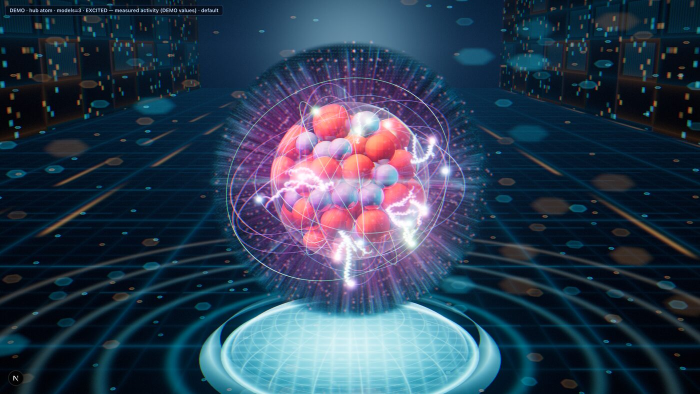
#> input picture OR_ATOM_010_RAYTRACED/screenshots/gateA/preview/gateA-hub-default.jpg, 1400 x 788 px (shown at 1/2 size); its folder holds 4 pictures in this run
$ python atomic-gateA-compose.py ../../OR_ATOM_010_RAYTRACED/screenshots/gateA/preview/gateA-count20.jpg ../../OR_ATOM_010_RAYTRACED/screenshots/gateA/preview/gateA-hub-default.jpg
#> lines starting #> are read from the running program, lines starting #| are printed output that depends on the picture
#!/usr/bin/env python3
"""Compose idea5 side-by-sides (full PNG) and 1800px JPEG previews for Gate A captures."""
import glob, os, sys
from PIL import Image
Image.MAX_IMAGE_PIXELS = None
d = sys.argv[1]
ref = Image.open(sys.argv[2]).convert("RGB")
#> ref is the input picture: PIL image 1400x788 RGB; mean R, G, B 46.2, 62.8, 83.1
pairs = {"default-3c": "gateA-provider-default-3c", "close-3c": "gateA-provider-close-3c",
         "hub-close": "gateA-hub-close", "hub-default": "gateA-hub-default",
         "idle-vs-excited": "gateA-idle-vs-excited", "az90": "gateA-3c-az90",
         "unknown-close": "gateA-provider-close-unknown", "webgl2": "gateA-webgl2-fallback", "count20": "gateA-count20", "count32": "gateA-count32"}
os.makedirs(f"{d}/preview", exist_ok=True)
for k, src in pairs.items():
    im = Image.open(f"{d}/{src}.png").convert("RGB")
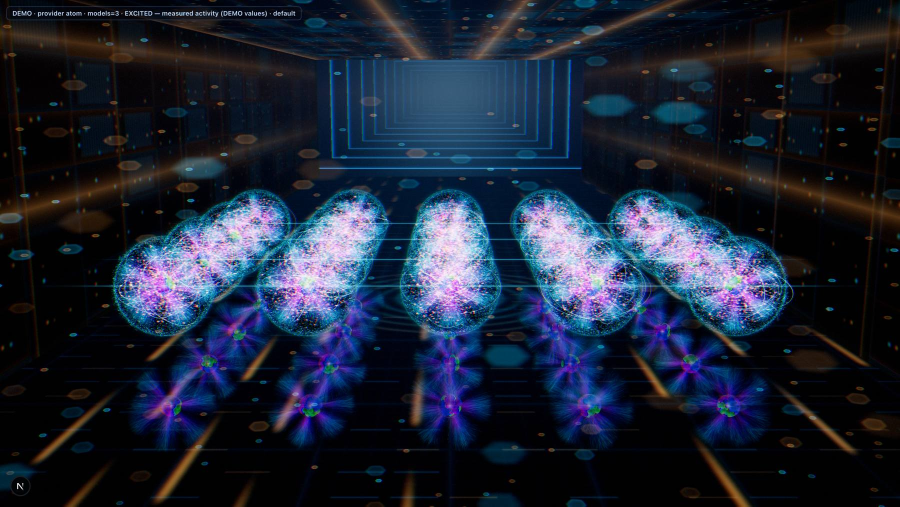
#> input picture OR_ATOM_010_RAYTRACED/screenshots/gateA/preview/gateA-count20.jpg, 1800 x 1013 px, given in place of gateA-provider-default-3c.png, which was not available (shown at 1/2 size)
#> im is the input picture: PIL image 1800x1013 RGB; mean R, G, B 28.9, 37.1, 54.5
    h = im.height
#> h = 1013
    r = ref.resize((int(ref.width * h / ref.height), h))
    out = Image.new("RGB", (r.width + im.width, h)); out.paste(r, (0, 0)); out.paste(im, (r.width, 0))
#> after `out = Image.new('RGB', (r.width + im.width, h))`: out: PIL image 3599x1013 RGB; every value is 0
#> after `out.paste(r, (0, 0))`:
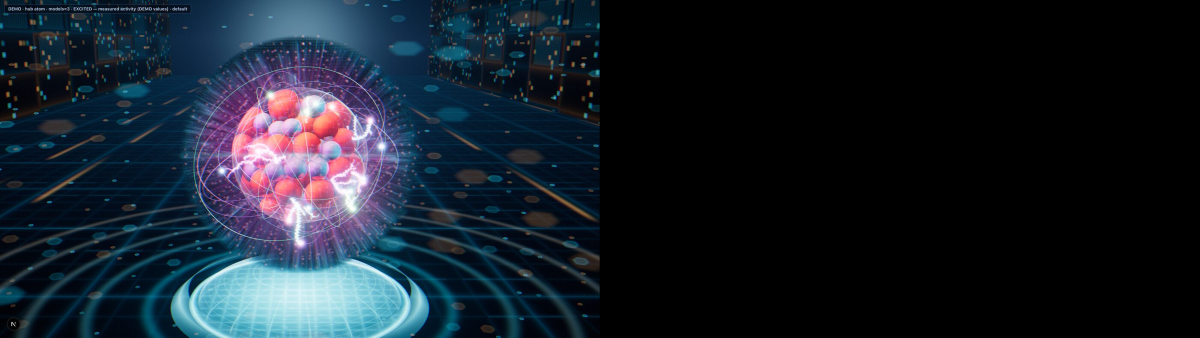
#> out: PIL image 3599x1013 RGB (shown at 1/3 size); mean R, G, B 23.1, 31.4, 41.5
#> after `out.paste(im, (r.width, 0))`:
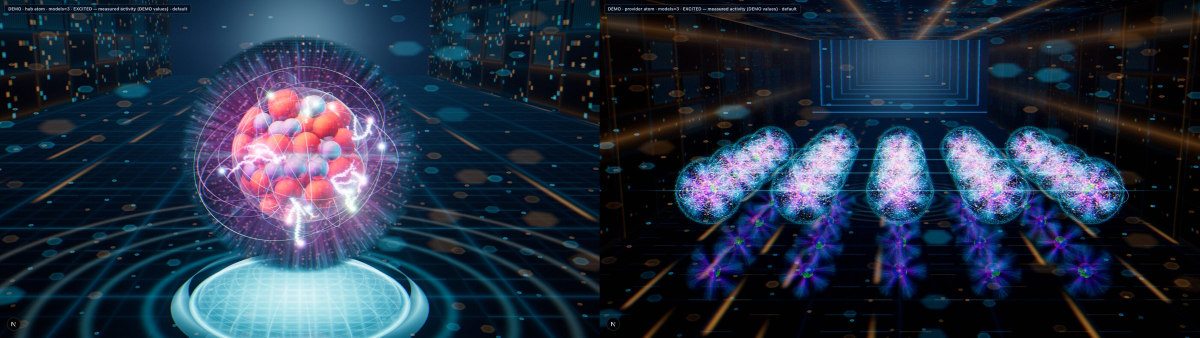
#> out: PIL image 3599x1013 RGB (shown at 1/3 size); mean R, G, B 37.6, 50, 68.8
#> (the run stopped early here; a loop or call above may not have finished)
